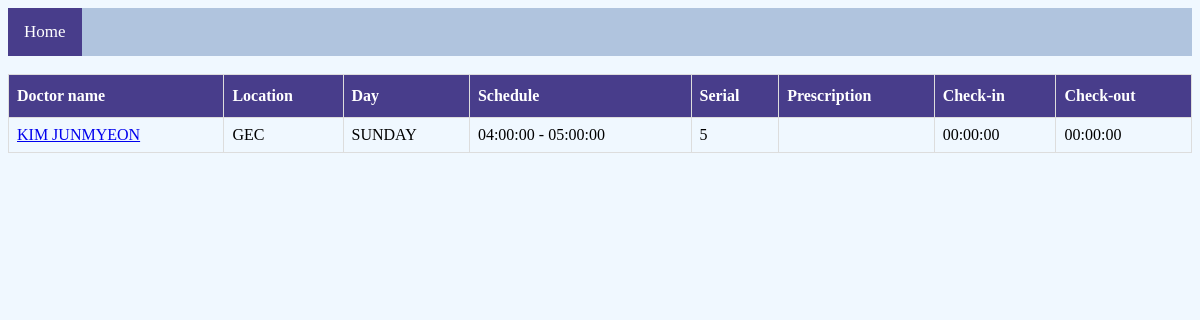
/phpcode/appointmentdoctor.php?u_id=54, run on the app's committed database.
### tables this page shows
CREATE TABLE `userappointment` (
  `D_ID` int(11) NOT NULL,
  `U_ID` int(11) NOT NULL,
  `S_ID` int(11) NOT NULL,
  `CHECK_IN` time NOT NULL,
  `CHECK_OUT` time NOT NULL,
  `SERIAL` int(11) NOT NULL,
  `PRESCRIPTION` text DEFAULT NULL
);

CREATE TABLE `schedule` (
  `S_ID` int(11) NOT NULL,
  `D_ID` int(11) NOT NULL,
  `DAY` varchar(10) NOT NULL,
  `START` time NOT NULL,
  `END` time NOT NULL,
  `LOCATION` text NOT NULL,
  `MAX_P` int(11) NOT NULL,
  `date` date NOT NULL
);

### phpcode/appointmentdoctor.php (the view, shortened to what this page needs)
<?php
	include('database.php');
	$u_id = $_GET['u_id'];
?>
<!DOCTYPE html>
<html>
<head>
	<link rel="stylesheet" href="CSS/appointmentdoctor.css" type="text/css">
</head>
<body>
<div class="topnav"> <a class="active" href="index.php">Home</a> </div><br>
	<?php
		$query= 'SELECT userappointment.*,concat (FIRST_NAME," ",LAST_NAME) AS DOCTOR, concat(START," - ",END) AS SCHEDULE,schedule.*
				FROM userappointment
				INNER JOIN user ON userappointment.D_ID = user.U_ID
				INNER JOIN schedule ON userappointment.S_ID = schedule.S_ID
				WHERE userappointment.U_ID='.$u_id.';';
		$result = mysqli_query($conn, $query);
		echo '<table id="customers">'.'<tr>'.
				'<th>Doctor name</th>'.
				'<th>Location</th>'.
				'<th>Day</th>'.
				'<th>Schedule</th>'.
				'<th>Serial</th>'.
				'<th>Prescription</th>'.
				'<th>Check-in</th>'.
				'<th>Check-out</th>'.
				'</tr>';
		while($row = mysqli_fetch_assoc($result)){
			echo '<tr><td><a href = "userpage.php?id='.$row['D_ID'].'">'.$row["DOCTOR"].'</a></td><td>'.$row["LOCATION"].'</td><td>'.$row["DAY"].'</td><td>'.$row["SCHEDULE"].'</td>';
			echo '<td>'.$row["SERIAL"].'</td><td>'.$row["PRESCRIPTION"].'</td><td>'.$row["CHECK_IN"].'</td><td>'.$row["CHECK_OUT"].'</td></tr>';
		}
		echo '</table>';
	?>
</body>
</html>

### phpcode/CSS/appointmentdoctor.css (style rules this page uses)
body { font-family:"Garamond"; background-color: #F0F8FF; }
#customers { font-family:"Garamond"; font-family: "Trebuchet MS", Arial, Helvetica, sans-serif; border-collapse: collapse; width: 100%; }
#customers td, #customers th { font-family:"Garamond"; border: 1px solid #ddd; padding: 8px; }
#customers tr:nth-child(even) { font-family:"Garamond";background-color: #F0F8FF; }
#customers tr:nth-child(odd) { font-family:"Garamond";background-color: #B0C4DE; }
#customers th { font-family:"Garamond"; padding-top: 12px; padding-bottom: 12px; text-align: left; background-color: #483D8B; color: white; }
.topnav { font-family:"Garamond"; overflow: hidden; background-color: #B0C4DE; }
.topnav a { font-family:"Garamond"; float: left; display: block; color: white; text-align: center; padding: 14px 16px; text-decoration: none; font-size: 17px; }
.topnav a.active { font-family:"Garamond"; background-color: #483D8B; color: white; }

### data on the page
userappointment: DOCTOR "KIM JUNMYEON", S_ID.LOCATION "GEC", S_ID.DAY "SUNDAY", SCHEDULE "04:00:00 - 05:00:00", SERIAL "5", CHECK_IN "00:00:00", CHECK_OUT "00:00:00"
